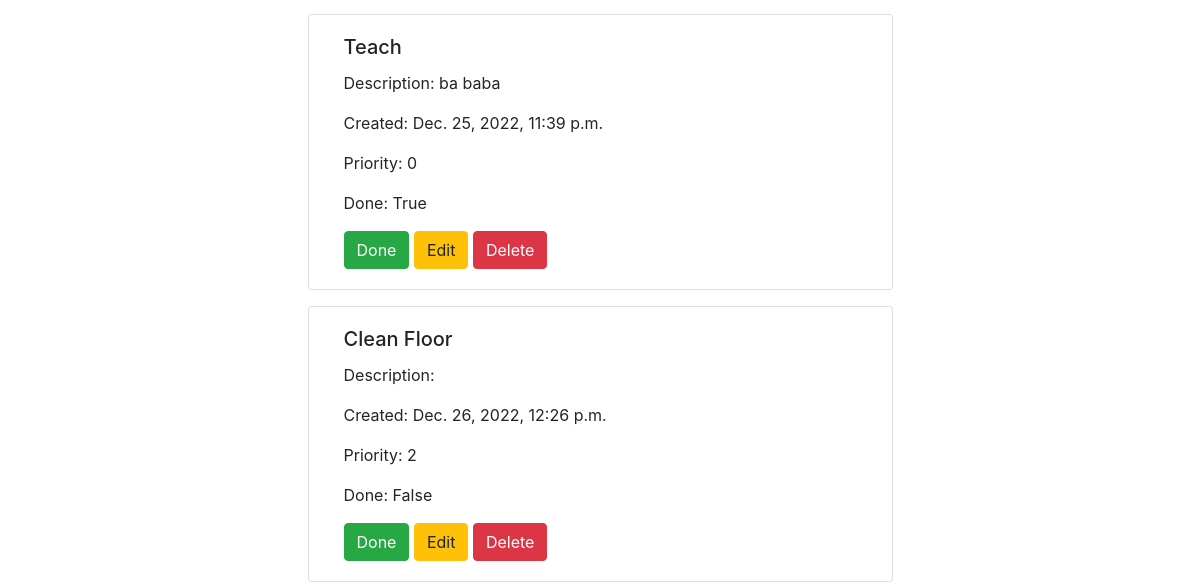
/list (lower part), run on an earlier commit of the app's database.
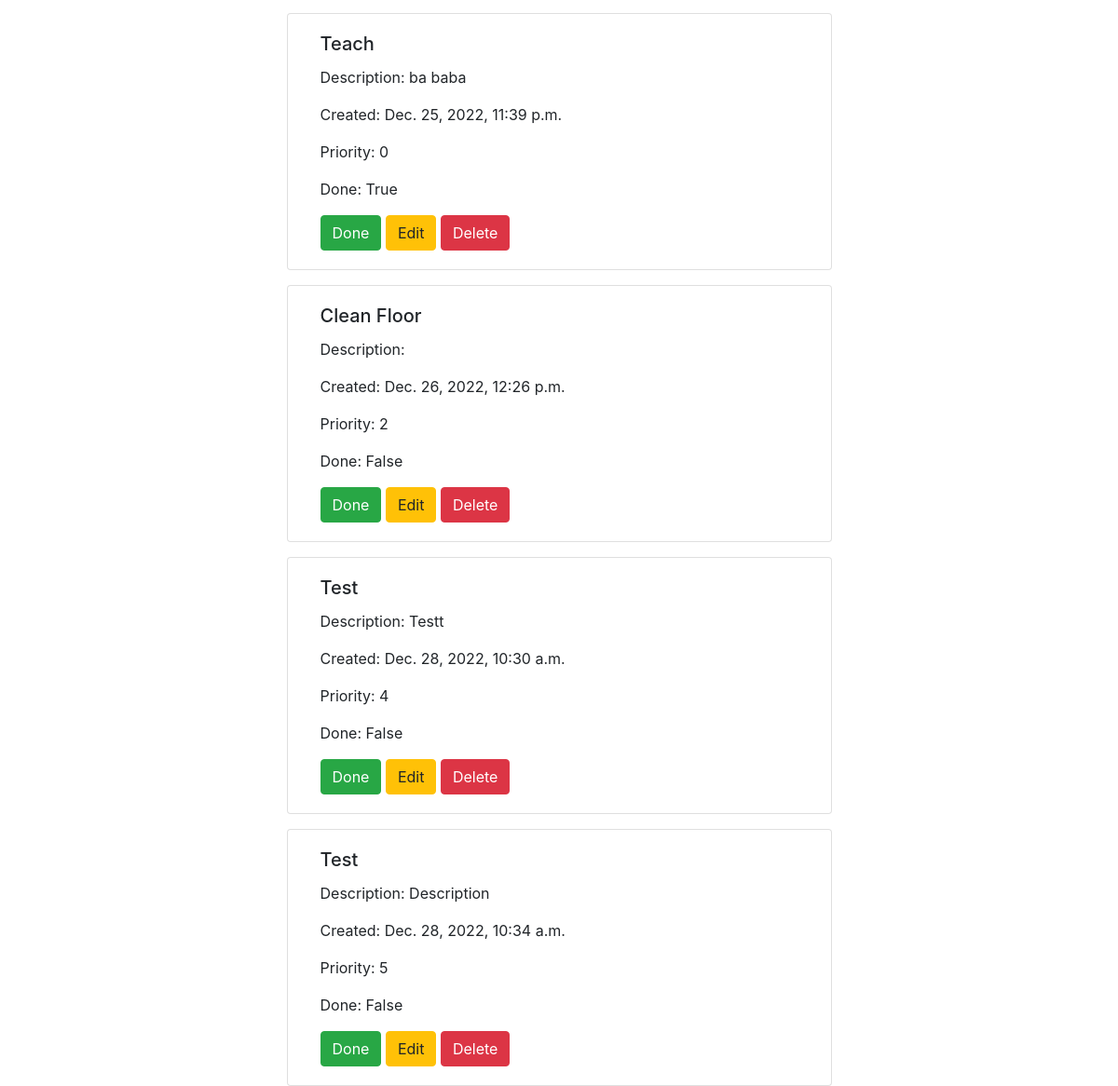
And on a later commit of the database.
### todoapp/models.py (models this page shows)
class Todo(models.Model):
    title = models.CharField(max_length=255)
    description = models.TextField()
    done = models.BooleanField(default=False)
    priority = models.IntegerField()
    created_at = models.DateTimeField(auto_now_add=True,null=True)

### todoapp/views.py (the view)
# urls.py: path('list',views.list,name='list'),
def list(request):
    return render(request,'list.html',context=todo.dictionary())

### todoapp/views.py (called while the page is built)
    def dictionary():
        mydictionary = {
            "alltodos" : Todo.objects.all()
        }
        return mydictionary

### templates/list.html (shortened to what this page needs)
{% extends 'index.html' %}
{% block content %}
<br/>
{% for eachtodo in alltodos %}
<div class="row">
    <div class="col-md-6" style="margin:0 auto;">
        <div class="card container-fluid" style="margin-top: 1rem;">
            <div class="card-body">
              <h5 class="card-title">{{eachtodo.title}} </h5>
              <p class="card-text">Description: {{eachtodo.description}}</p>
              <p class="card-text">Created: {{eachtodo.created_at}}</p>
              <p class="card-text">Priority: {{eachtodo.priority}}</p>
              <p class="card-text">Done: {{eachtodo.done}}</p>
              <a href="/done/{{eachtodo.id}}" class="btn btn-success">Done</a>
              <a href="/edit/{{eachtodo.id}}" class="btn btn-warning">Edit</a>
              <a href="/delete/{{eachtodo.id}}" class="btn btn-danger">Delete</a>
            </div>
          </div>
    </div>
</div>
{% endfor %}
{% endblock %}

What changed in the data, as far as the page shows it:
added Todo: title "Test", description "Testt", created_at "Dec. 28, 2022, 10:30 a.m.", priority "4", done "False"
added Todo: title "Test", description "Description", created_at "Dec. 28, 2022, 10:34 a.m.", priority "5", done "False"
